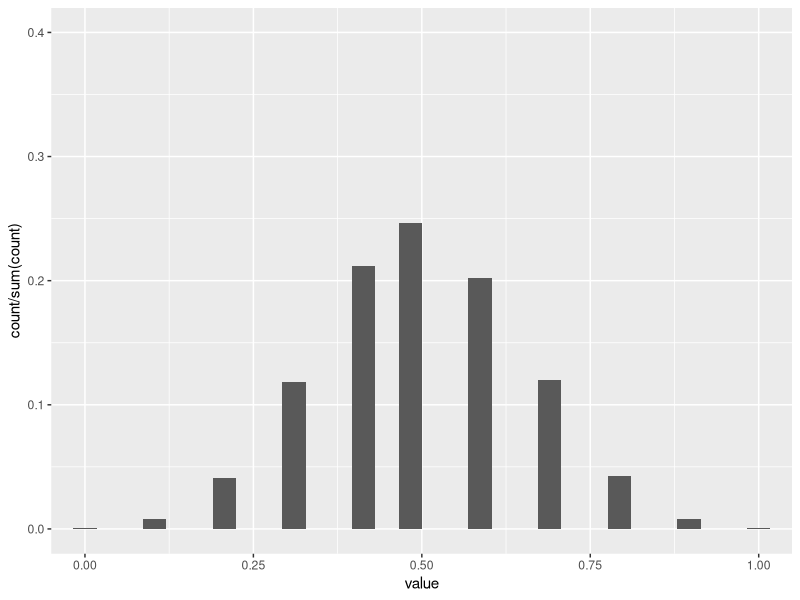
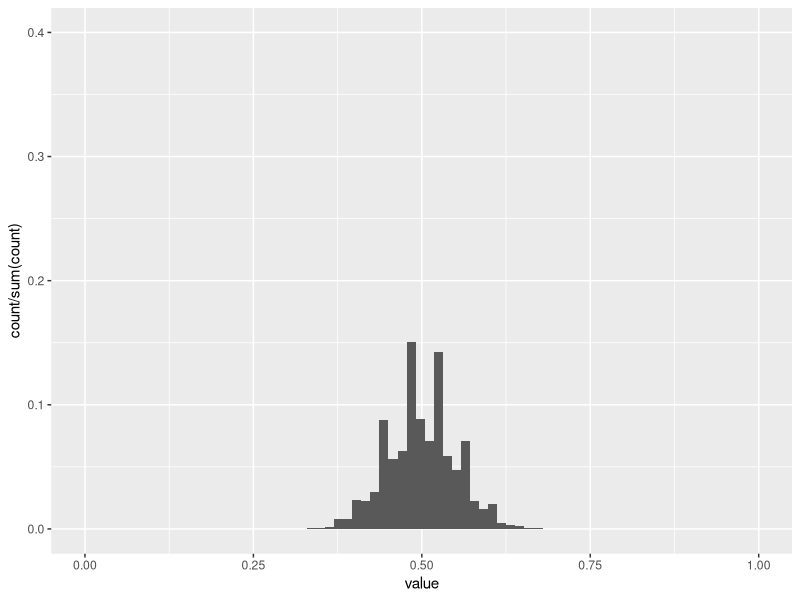
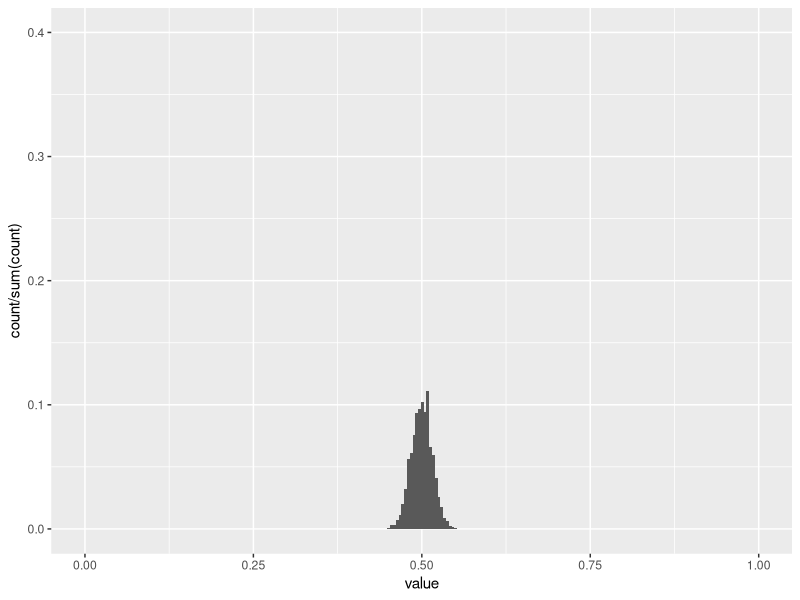
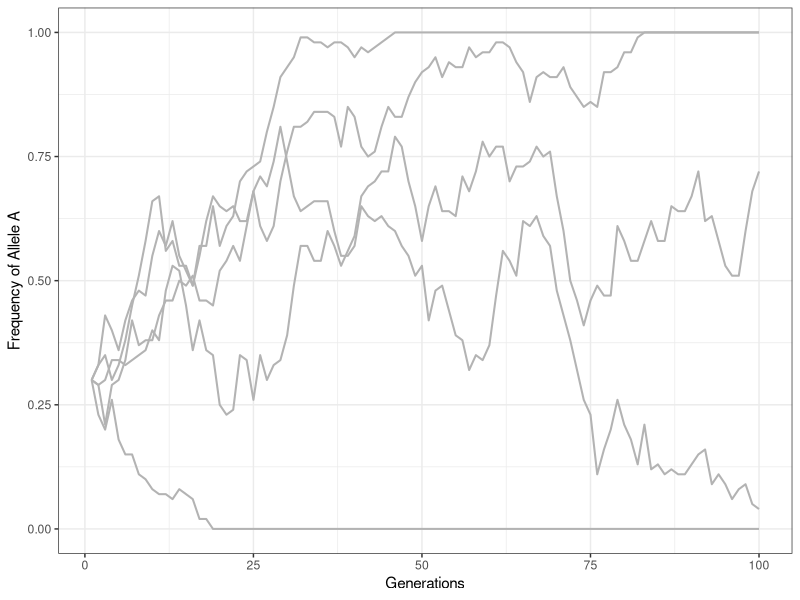
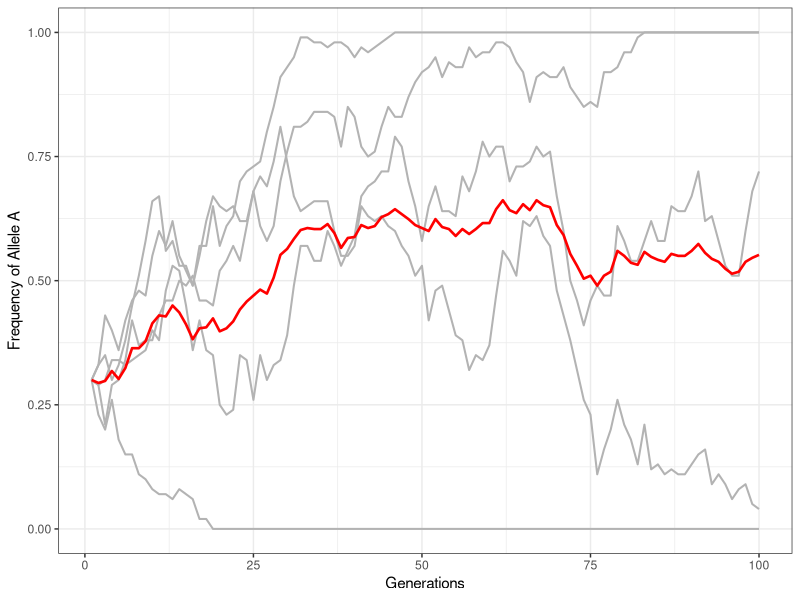
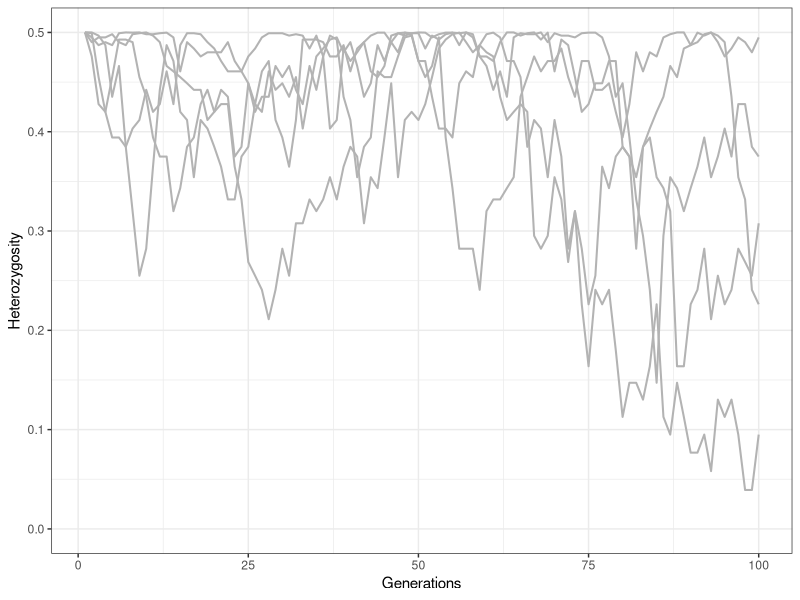
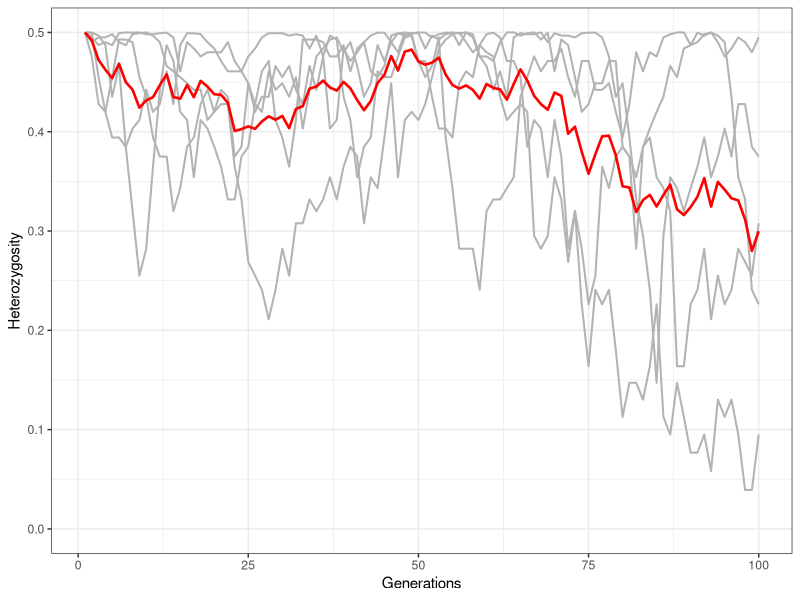
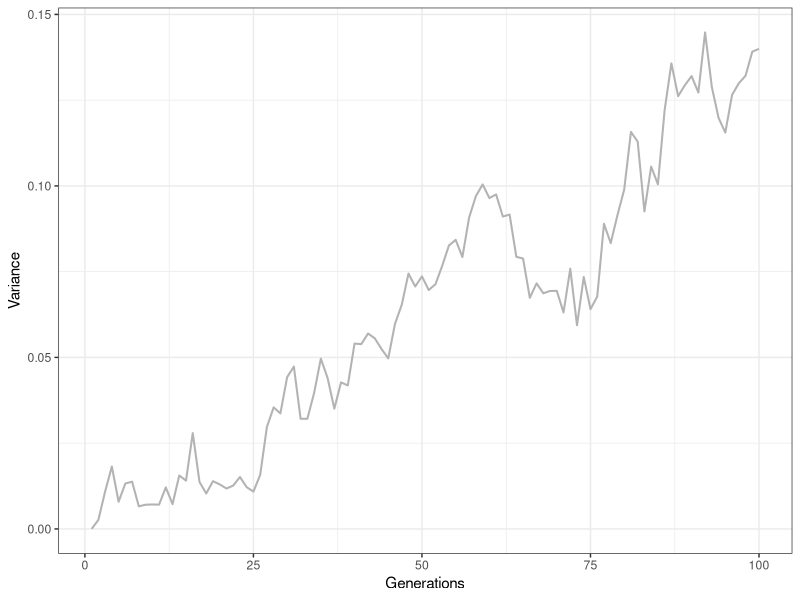

Here is the R script that generated these plots, in order:
# Population Genetics 
## Concepts, functions, simulations
library(tidyverse)

# Hardy-Weinberg Equilibrium Lecture
# Function to generate a population
pop_generator <- function(n = 100, fa = 0.5){
  tibble(
    ind = 1:n,
    allele1 = sample(c("A", "B"), n, prob = c(fa, 1-fa), replace = TRUE),
    allele2 = sample(c("A", "B"), n, prob = c(fa, 1-fa), replace = TRUE)) |>
    unite(c(allele1, allele2), col = "geno", sep = "") |>
    mutate(geno = case_when(
      geno == "AB" ~ "AB",
      geno == "BA" ~ "AB",
      TRUE ~ as.character(geno)))
}

pop_teste <- pop_generator(n = 500, fa = 0.7)

# Genotype Frequencies
## Example: f(AA) = #NAA / Ntotal
geno_freq <- pop_teste |>
  group_by(geno) |>
  tally() |>
  mutate(prop = n/sum(n))
geno_freq

# Allele Frequencies
## Example: f(A) = fAA + 1/2*fAB
fa <- geno_freq[geno_freq$geno == "AA", ][["prop"]] + (geno_freq[geno_freq$geno == "AB", ][["prop"]] / 2)
fb <- geno_freq[geno_freq$geno == "BB", ][["prop"]] + (geno_freq[geno_freq$geno == "AB", ][["prop"]] / 2)
fa
fb

# Heterozygosity
## Example: H = 2*fA*fB ~ Equals the expected frequency of heterozygotes
H <- 2*fa*fb
H

# Hardy-Weinberg Equilibrium
## Premises:
### 1. No selection
### 2. No Migration
### 3. No Mutation
### 4. Infinite Pop. Size
### 5. Random Mating
## If then so, genotype frequencies can be determined by:
## p^2; 2*p*q; q^2 -> Those are the Expected Genotype Frequencies

tibble(
  genos = c("exp_AA", "exp_AB", "exp_BB",
            "obs_AA", "obs_AB", "obs_BB"),
  values = c(fa^2, 2*fa*fb, fb^2,
             geno_freq |> filter(geno == "AA") |> pull(prop),
             geno_freq |> filter(geno == "AB") |> pull(prop),
             geno_freq |> filter(geno == "BB") |> pull(prop)))

# Would you say that this population is on Hardy-Weinberg Equilibrium?


##########
# Genetic Drift Lecture

# Coin Toss function -> Proportion of "caras". 
## How many coins are tossed (coins)
## Times we toss coins = coins (replicates)
coin_toss <- function(coins = 10, replicates = 10000, coin_prob = 0.5){
  replicates |>
    rerun(sample(c("cara", "coroa"), coins, prob = c(coin_prob, 1 - coin_prob), replace = TRUE)) |>
    map_dbl(~sum(.x == "cara")/length(.x)) |>
    as_tibble()
}

# Testing out our function :)
coin_toss(coins = 100)
coin_toss(coins = 10) |> 
  ggplot(aes(value, y = after_stat(count / sum(count)))) + 
  geom_histogram() + 
  coord_cartesian(xlim = c(0,1), ylim = c(0, 0.4))
coin_toss(coins = 100) |> 
  ggplot(aes(value, y = after_stat(count / sum(count)))) + 
  geom_histogram() + 
  coord_cartesian(xlim = c(0,1), ylim = c(0, 0.4))
coin_toss(coins = 1000) |> 
  ggplot(aes(value, y = after_stat(count / sum(count)))) + 
  geom_histogram() + 
  coord_cartesian(xlim = c(0,1), ylim = c(0, 0.4))

################################################################################
# Wright-Fisher Model 
## Premises:
### 1. No Selection
### 2. No Mutation
### 3. No Migration
### 4. Finite population size N, with 2N gene copies
### 5. Discrete generations
## Then, following these rules, one generations will be composed of
## random sampling of the gene copies present in the previous generations

# Genetic Drift Simulation -> Appears to be working!
## gen -> how many generations
## n -> population size
## fa -> initial frequency of "A" allele
drift_sim <- function(gen = 100, n = 1000, fa = 0.5){
  drift <- vector(mode = "numeric", length = gen)
  drift[1] <- fa
  
  for(i in 2:gen){
    new_pop <- sample(c("A", "B"), n, prob = c(drift[i-1], 1 - drift[i-1]), replace = TRUE)
    drift[i] <- length(new_pop[new_pop == "A"])/length(new_pop)
    drift
  }
  drift
}

# Generating replicas of drift
## Adding a "times" argument, which is the number of replicas we're doing
reps_drift_sim <- function(times = 5, gen = 100, n = 100, fa = 0.5){
  reps_drift <- rerun(times, drift_sim(gen, n, fa)) |>
    flatten_dbl() |>
    as_tibble() |>
    mutate(generations = rep(1:gen, times = times)) |>
    mutate(replicas = rep(1:times, each = gen))
  
}

# Function to plot our replicates ~ this is Allele Frequency x generations
## Adding a "means" argument. Plot mean allele freq?
plot_drift <- function(seed = NULL, times = 5, gen = 100, n = 100, fa = 0.5, means = FALSE) {
  if(!is.null(seed)) set.seed(seed)
  
  reps_drift <- reps_drift_sim(times, gen, n, fa)
  
  if(means == FALSE){
    reps_drift |>
      ggplot(aes(generations, value)) +
      geom_line(aes(group = replicas), 
                color = "gray70",
                size = 0.7) +
      labs(x = "Generations", y = "Frequency of Allele A") +
      coord_cartesian(ylim = c(0,1)) +
      theme_bw()
    
  } else{
    reps_drift |>
      ggplot(aes(generations, value)) +
      geom_line(aes(group = replicas), 
                color = "gray70",
                size = 0.7) +
      geom_line(data = reps_drift |>
                  rename(freq = value) |>
                  group_by(generations) |>
                  summarise(mean_freq = mean(freq)),
                aes(generations, mean_freq), 
                color = "red",
                size = 0.9) +
      labs(x = "Generations", y = "Frequency of Allele A") +
      coord_cartesian(ylim = c(0,1)) +
      theme_bw()
    
  }
  
}

plot_drift(seed = 9, times = 5, gen = 100, n = 100, fa = 0.3)
plot_drift(seed = 9, times = 5, gen = 100, n = 100, fa = 0.3, means = TRUE)

# Heterozygosity over time
plot_heterozygosity_drift <- function(seed = NULL, times = 5, gen = 100, n = 100, fa = 0.5, means = FALSE){
  if(!is.null(seed)) set.seed(seed)
  reps_drift <- reps_drift_sim(times, gen, n, fa) 
  
  if(means == FALSE){
    reps_drift |>
      group_by(generations, replicas) |>
      summarise(h = 2 * value * (1 - value)) |>
      ungroup() |>
      ggplot(aes(generations, h)) +
      geom_line(aes(group = replicas),
                color = "gray70",
                size = 0.7) +
      labs(x = "Generations", y = "Heterozygosity") +
      coord_cartesian(ylim = c(0, 0.5)) +
      theme_bw()
    
  } else{
    reps_drift |>
      group_by(generations, replicas) |>
      summarise(h = 2 * value * (1 - value)) |>
      ungroup() |>
      ggplot(aes(generations, h)) +
      geom_line(aes(group = replicas),
                color = "gray70",
                size = 0.7) +
      geom_line(data = reps_drift |>
                  group_by(generations, replicas) |>
                  summarise(h = 2 * value * (1 - value)) |>
                  ungroup() |>
                  group_by(generations) |>
                  summarise(mean_h = mean(h)),
                aes(generations, mean_h), 
                color = "red",
                size = 0.9) +
      labs(x = "Generations", y = "Heterozygosity") +
      coord_cartesian(ylim = c(0, 0.5)) +
      theme_bw()
  }
  
}

plot_heterozygosity_drift(seed = 2)
plot_heterozygosity_drift(seed = 2, means = TRUE)


# Variance between populations over time
plot_var_drift <- function(seed = NULL, times = 5, gen = 100, n = 100, fa = 0.5){
  if(!is.null(seed)) set.seed(seed)
  
  reps_drift <- reps_drift_sim(times, gen, n, fa)
  
  reps_drift |>
    group_by(generations) |>
    summarise(pop_var = var(value)) |>
    ggplot(aes(generations, pop_var)) +
    geom_line(color = "gray70",
              size = 0.7) +
    labs(x = "Generations", y = "Variance") +
    theme_bw()
}

plot_var_drift()

################################################################################



################################################################################
# Wright-Fisher Model with Mutation
## Here we have the Wright-Fisher Model, but this time
## the allele a mutates into allele A with probability mu each generation.
## What is the expected allele frequency in generation t + 1 if 
## the allele in gen t is fA(t) ?

drift_mut_sim <- function(gen = 100, n = 100, fa = 0.2, muBA = 0.001, muAB = 0.001, both = FALSE){
  drift <- vector(mode = "numeric", length = gen)
  drift[1] <- fa
  
  if(both == FALSE){ # Only mutation B -> A
    for(i in 2:gen){
      new_pop <- sample(c("A", "B"),
                        n,
                        prob = c((drift[i-1] + (muBA * (1 - drift[i-1]))),
                                 1 - drift[i-1]),
                        replace = TRUE)
      drift[i] <- length(new_pop[new_pop == "A"])/length(new_pop)
      drift
    }
    
  } else { # Mutations going B -> A or A -> B
    for(i in 2:gen){
      new_pop <- sample(c("A", "B"),
                        n,
                        prob = c((drift[i-1] + (muBA * (1 - drift[i-1]))),
                                 (1 - drift[i-1] + (muAB * (drift[i-1])))),
                        replace = TRUE)
      drift[i] <- length(new_pop[new_pop == "A"])/length(new_pop)
      drift
    }
  }
  drift
}

# Generating replicas of drift with mutation
## Adding a "times" argument, which is the number of replicas we're doing
reps_drift_mut_sim <- function(times = 5, gen = 100, n = 100, fa = 0.2, muBA = 0.001, muAB = 0.001, both = FALSE){
  reps_drift <- rerun(times, drift_mut_sim(gen, n, fa, muBA, muAB, both)) |>
    flatten_dbl() |>
    as_tibble() |>
    mutate(generations = rep(1:gen, times = times)) |>
    mutate(replicas = rep(1:times, each = gen))
  
}

# Function to plot our replicates ~ this is Allele Frequency x generations
## Adding a "means" argument. Plot mean allele freq - yes or no?
plot_drift_mut <- function(seed = NULL, times = 5, gen = 100, n = 100, fa = 0.5, muBA = 0.001, muAB = 0.001, both = FALSE, means = FALSE) {
  if(!is.null(seed)) set.seed(seed)
  
  reps_drift <- reps_drift_mut_sim(times, gen, n, fa, muBA, muAB, both)
  
  if(means == FALSE){
    reps_drift |>
      ggplot(aes(generations, value)) +
      geom_line(aes(group = replicas), 
                color = "gray70",
                size = 0.7) +
      labs(x = "Generations", y = "Frequency of Allele A") +
      coord_cartesian(ylim = c(0,1)) +
      theme_bw()
    
  } else{
    reps_drift |>
      ggplot(aes(generations, value)) +
      geom_line(aes(group = replicas), 
                color = "gray70",
                size = 0.7) +
      geom_line(data = reps_drift |>
                  rename(freq = value) |>
                  group_by(generations) |>
                  summarise(mean_freq = mean(freq)),
                aes(generations, mean_freq), 
                color = "red",
                size = 0.9) +
      labs(x = "Generations", y = "Frequency of Allele A") +
      coord_cartesian(ylim = c(0,1)) +
      theme_bw()
    
  }
  
}

plot_drift_mut(seed = 2, times = 10, n = 100, fa = 0.1,
               gen = 100, muBA = 0.001, means = FALSE)
plot_drift_mut(seed = 2, times = 10, n = 100, fa = 0.1,
               gen = 100, muBA = 0.001, means = TRUE)
plot_drift_mut(seed = 2, times = 10, n = 100, fa = 0.1,
               gen = 100, muBA = 0.1, means = FALSE,
               muAB = 0.01, both = TRUE)
plot_drift_mut(seed = 2, times = 10, n = 100, fa = 0.1,
               gen = 100, muBA = 0.1, means = TRUE,
               muAB = 0.01, both = TRUE)
plot_drift_mut(seed = 2, times = 10, n = 100, fa = 0.1,
               gen = 100, muBA = 0.01, means = FALSE,
               muAB = 0.1, both = TRUE)
plot_drift_mut(seed = 2, times = 10, n = 100, fa = 0.1,
               gen = 100, muBA = 0.01, means = TRUE,
               muAB = 0.1, both = TRUE)

# Heterozygosity over time
plot_heterozygosity_drift_mut <- function(seed = NULL, times = 5, gen = 100, n = 100, fa = 0.5, muBA = 0.001, muAB = 0.001, both = FALSE, means = FALSE){
  if(!is.null(seed)) set.seed(seed)
  reps_drift <- reps_drift_mut_sim(times, gen, n, fa, muBA, muAB, both) 
  
  if(means == FALSE){
    reps_drift |>
      group_by(generations, replicas) |>
      summarise(h = 2 * value * (1 - value)) |>
      ungroup() |>
      ggplot(aes(generations, h)) +
      geom_line(aes(group = replicas),
                color = "gray70",
                size = 0.7) +
      labs(x = "Generations", y = "Heterozygosity") +
      coord_cartesian(ylim = c(0, 0.5)) +
      theme_bw()
    
  } else{
    reps_drift |>
      group_by(generations, replicas) |>
      summarise(h = 2 * value * (1 - value)) |>
      ungroup() |>
      ggplot(aes(generations, h)) +
      geom_line(aes(group = replicas),
                color = "gray70",
                size = 0.7) +
      geom_line(data = reps_drift |>
                  group_by(generations, replicas) |>
                  summarise(h = 2 * value * (1 - value)) |>
                  ungroup() |>
                  group_by(generations) |>
                  summarise(mean_h = mean(h)),
                aes(generations, mean_h), 
                color = "red",
                size = 0.9) +
      labs(x = "Generations", y = "Heterozygosity") +
      coord_cartesian(ylim = c(0, 0.5)) +
      theme_bw()
  }
  
}

plot_heterozygosity_drift_mut(seed = 2)
plot_heterozygosity_drift_mut(seed = 2, means = TRUE)


# Variance between populations over time
plot_var_drift_mut <- function(seed = NULL, times = 5, gen = 100, n = 100, fa = 0.5, muBA = 0.001, muAB = 0.001, both = FALSE, means = FALSE){
  if(!is.null(seed)) set.seed(seed)
  
  reps_drift <- reps_drift_mut_sim(times, gen, n, fa, muBA, muAB, both)
  
  reps_drift |>
    group_by(generations) |>
    summarise(pop_var = var(value)) |>
    ggplot(aes(generations, pop_var)) +
    geom_line(color = "gray70",
              size = 0.7) +
    labs(x = "Generations", y = "Variance") +
    theme_bw()
}

plot_var_drift_mut()
################################################################################




################################################################################
# Natural Selection
## Premises:
### 1. Variation in the population
### 2. This variation contributes to survival and differential reproduction
### 3. This variation is heritable
### 4. Infinite Pop size
### 5. Random Mating
### 6. No mutation; No migration

# Function that simulates natural selection
## gen -> How many generations for selection to work
## fA -> Initial frequency of the advantageous allele
## s -> selection coefficient (how strong selection is)
## type -> types of selection
### These types includes dominant, recessive, 
### aditive, advantage of heterozygous and disadvantage of heterozygous
selection_sim <- function(gen = 100, fA = 0.5, s, type){
  
  if (type == "dominant") {
    adapt_values <- c("WAA" = 1, "WAa" = 1, "Waa" = 1-s)
    selection <- vector(mode = "numeric", length = gen)
    selection[1] <- fA
    
    for(i in 2:gen){
      fAA <- selection[i-1]^2
      fAa <- 2 * selection[i-1] * (1 - selection[i-1])
      faa <- (1 - selection[i-1])^2
      
      fAA_WAA <- fAA * adapt_values["WAA"]
      fAa_WAa <- fAa * adapt_values["WAa"]
      faa_Waa <- faa * adapt_values["Waa"]
      
      W_bar <- fAA_WAA + fAa_WAa + faa_Waa
      
      fA_next <- (fAA_WAA + (fAa_WAa/2)) / W_bar
      selection[i] <- fA_next
      
    }
    
    selection |>
      as_tibble() |>
      mutate(row_n = row_number()) |>
      ggplot(aes(row_n, value)) +
      geom_line(size = 0.7) +
      labs(x = "Generations", y = "Frequency of Advantageous Allele",
           title = paste0("Selection with s = ", s, 
                          "; type of selection: ", type)) +
      coord_cartesian(ylim = c(0, 1)) +
      theme_bw() 
    
    
  } else if (type == "recessive"){
    adapt_values <- c("WAA" = 1, "WAa" = 1-s, "Waa" = 1-s)
    selection <- vector(mode = "numeric", length = gen)
    selection[1] <- fA
    
    for(i in 2:gen){
      fAA <- selection[i-1]^2
      fAa <- 2 * selection[i-1] * (1 - selection[i-1])
      faa <- (1 - selection[i-1])^2
      
      fAA_WAA <- fAA * adapt_values["WAA"]
      fAa_WAa <- fAa * adapt_values["WAa"]
      faa_Waa <- faa * adapt_values["Waa"]
      
      W_bar <- fAA_WAA + fAa_WAa + faa_Waa
      
      fA_next <- (fAA_WAA + (fAa_WAa/2)) / W_bar
      selection[i] <- fA_next
      
    }
    
    selection |>
      as_tibble() |>
      mutate(row_n = row_number()) |>
      ggplot(aes(row_n, value)) +
      geom_line(size = 0.7) +
      labs(x = "Generations", y = "Frequency of Advantageous Allele",
           title = paste0("Selection with s = ", s, 
                          "; type of selection: ", type)) +
      coord_cartesian(ylim = c(0, 1)) +
      theme_bw() 
    
    
  } else if (type == "aditive"){
    adapt_values <- c("WAA" = 1, "WAa" = 1-(s/2), "Waa" = 1-s)
    selection <- vector(mode = "numeric", length = gen)
    selection[1] <- fA
    
    for(i in 2:gen){
      fAA <- selection[i-1]^2
      fAa <- 2 * selection[i-1] * (1 - selection[i-1])
      faa <- (1 - selection[i-1])^2
      
      fAA_WAA <- fAA * adapt_values["WAA"]
      fAa_WAa <- fAa * adapt_values["WAa"]
      faa_Waa <- faa * adapt_values["Waa"]
      
      W_bar <- fAA_WAA + fAa_WAa + faa_Waa
      
      fA_next <- (fAA_WAA + (fAa_WAa/2)) / W_bar
      selection[i] <- fA_next
      
    }
    
    selection |>
      as_tibble() |>
      mutate(row_n = row_number()) |>
      ggplot(aes(row_n, value)) +
      geom_line(size = 0.7) +
      labs(x = "Generations", y = "Frequency of Advantageous Allele",
           title = paste0("Selection with s = ", s, 
                          "; type of selection: ", type)) +
      coord_cartesian(ylim = c(0, 1)) +
      theme_bw() 
    
    
  } else if (type == "advantage of heterozygous"){
    adapt_values <- c("WAA" = 1-s, "WAa" = 1, "Waa" = 1-s)
    selection <- vector(mode = "numeric", length = gen)
    selection[1] <- fA
    
    for(i in 2:gen){
      fAA <- selection[i-1]^2
      fAa <- 2 * selection[i-1] * (1 - selection[i-1])
      faa <- (1 - selection[i-1])^2
      
      fAA_WAA <- fAA * adapt_values["WAA"]
      fAa_WAa <- fAa * adapt_values["WAa"]
      faa_Waa <- faa * adapt_values["Waa"]
      
      W_bar <- fAA_WAA + fAa_WAa + faa_Waa
      
      fA_next <- (fAA_WAA + (fAa_WAa/2)) / W_bar
      selection[i] <- fA_next
      
    }
    
    selection |>
      as_tibble() |>
      mutate(row_n = row_number()) |>
      ggplot(aes(row_n, value)) +
      geom_line(size = 0.7) +
      labs(x = "Generations", y = "Frequency of Advantageous Allele",
           title = paste0("Selection with s = ", s, 
                          "; type of selection: ", type)) +
      coord_cartesian(ylim = c(0, 1)) +
      theme_bw() 
    
    
  } else if (type == "disadvantage of heterozygous"){
    adapt_values <- c("WAA" = 1, "WAa" = 1-s, "Waa" = 1)
    selection <- vector(mode = "numeric", length = gen)
    selection[1] <- fA
    
    for(i in 2:gen){
      fAA <- selection[i-1]^2
      fAa <- 2 * selection[i-1] * (1 - selection[i-1])
      faa <- (1 - selection[i-1])^2
      
      fAA_WAA <- fAA * adapt_values["WAA"]
      fAa_WAa <- fAa * adapt_values["WAa"]
      faa_Waa <- faa * adapt_values["Waa"]
      
      W_bar <- fAA_WAA + fAa_WAa + faa_Waa
      
      fA_next <- (fAA_WAA + (fAa_WAa/2)) / W_bar
      selection[i] <- fA_next
      
    }
    
    selection |>
      as_tibble() |>
      mutate(row_n = row_number()) |>
      ggplot(aes(row_n, value)) +
      geom_line(size = 0.7) +
      labs(x = "Generations", y = "Frequency of Advantageous Allele",
           title = paste0("Selection with s = ", s, 
                          "; type of selection: ", type)) +
      coord_cartesian(ylim = c(0, 1)) +
      theme_bw() 
    
    
  } else {
    print("I can't deal with this type of selection")
  }
  
}

selection_sim(gen = 100, fA = 0.1, s = 0.1, type = "recessive")

################################################################################
# Interaction between Selection and Drift


